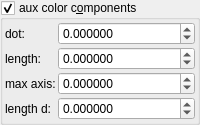
    <widget class="MyGroupBox" name="groupCheck_fold_color_aux_color_enabled_false">
     <property name="title">
      <string>aux color c&amp;omponents</string>
     </property>
     <property name="checkable">
      <bool>true</bool>
     </property>
     <layout class="QVBoxLayout" name="verticalLayout_11">
      <property name="leftMargin">
       <number>2</number>
      </property>
      <property name="topMargin">
       <number>2</number>
      </property>
      <property name="rightMargin">
       <number>2</number>
      </property>
      <property name="bottomMargin">
       <number>2</number>
      </property>
      <item>
       <layout class="QGridLayout" name="gridLayout_19" columnstretch="0,1">
        <property name="spacing">
         <number>2</number>
        </property>
        <item row="1" column="0">
         <widget class="QLabel" name="label_54">
          <property name="text">
           <string>dot:</string>
          </property>
         </widget>
        </item>
        <item row="2" column="1">
         <widget class="MyDoubleSpinBox" name="spinbox4_fold_color_difs_0000_y">
          <property name="sizePolicy">
           <sizepolicy hsizetype="Minimum" vsizetype="Maximum">
            <horstretch>0</horstretch>
            <verstretch>0</verstretch>
           </sizepolicy>
          </property>
          <property name="prefix">
           <string/>
          </property>
          <property name="suffix">
           <string/>
          </property>
          <property name="decimals">
           <number>6</number>
          </property>
          <property name="minimum">
           <double>-100.000000000000000</double>
          </property>
          <property name="maximum">
           <double>100.000000000000000</double>
          </property>
          <property name="singleStep">
           <double>0.100000000000000</double>
          </property>
         </widget>
        </item>
        <item row="1" column="1">
         <widget class="MyDoubleSpinBox" name="spinbox4_fold_color_difs_0000_x">
          <property name="sizePolicy">
           <sizepolicy hsizetype="Minimum" vsizetype="Maximum">
            <horstretch>0</horstretch>
            <verstretch>0</verstretch>
           </sizepolicy>
          </property>
          <property name="prefix">
           <string/>
          </property>
          <property name="suffix">
           <string/>
          </property>
          <property name="decimals">
           <number>6</number>
          </property>
          <property name="minimum">
           <double>-100.000000000000000</double>
          </property>
          <property name="maximum">
           <double>100.000000000000000</double>
          </property>
          <property name="singleStep">
           <double>0.100000000000000</double>
          </property>
         </widget>
        </item>
        <item row="4" column="1">
         <widget class="MyDoubleSpinBox" name="spinbox4_fold_color_difs_0000_w">
          <property name="sizePolicy">
           <sizepolicy hsizetype="Minimum" vsizetype="Maximum">
            <horstretch>0</horstretch>
            <verstretch>0</verstretch>
           </sizepolicy>
          </property>
          <property name="prefix">
           <string/>
          </property>
          <property name="suffix">
           <string/>
          </property>
          <property name="decimals">
           <number>6</number>
          </property>
          <property name="minimum">
           <double>-100.000000000000000</double>
          </property>
          <property name="maximum">
           <double>100.000000000000000</double>
          </property>
          <property name="singleStep">
           <double>0.100000000000000</double>
          </property>
         </widget>
        </item>
        <item row="3" column="1">
         <widget class="MyDoubleSpinBox" name="spinbox4_fold_color_difs_0000_z">
          <property name="sizePolicy">
           <sizepolicy hsizetype="Minimum" vsizetype="Maximum">
            <horstretch>0</horstretch>
            <verstretch>0</verstretch>
           </sizepolicy>
          </property>
          <property name="prefix">
           <string/>
          </property>
          <property name="suffix">
           <string/>
          </property>
          <property name="decimals">
           <number>6</number>
          </property>
          <property name="minimum">
           <double>-100.000000000000000</double>
          </property>
          <property name="maximum">
           <double>100.000000000000000</double>
          </property>
          <property name="singleStep">
           <double>0.100000000000000</double>
          </property>
         </widget>
        </item>
        <item row="2" column="0">
         <widget class="QLabel" name="label_53">
          <property name="text">
           <string>length:</string>
          </property>
         </widget>
        </item>
        <item row="3" column="0">
         <widget class="QLabel" name="label_55">
          <property name="text">
           <string>max axis:</string>
          </property>
         </widget>
        </item>
        <item row="4" column="0">
         <widget class="QLabel" name="label_56">
          <property name="text">
           <string>length d:</string>
          </property>
         </widget>
        </item>
       </layout>
      </item>
     </layout>
    </widget>
